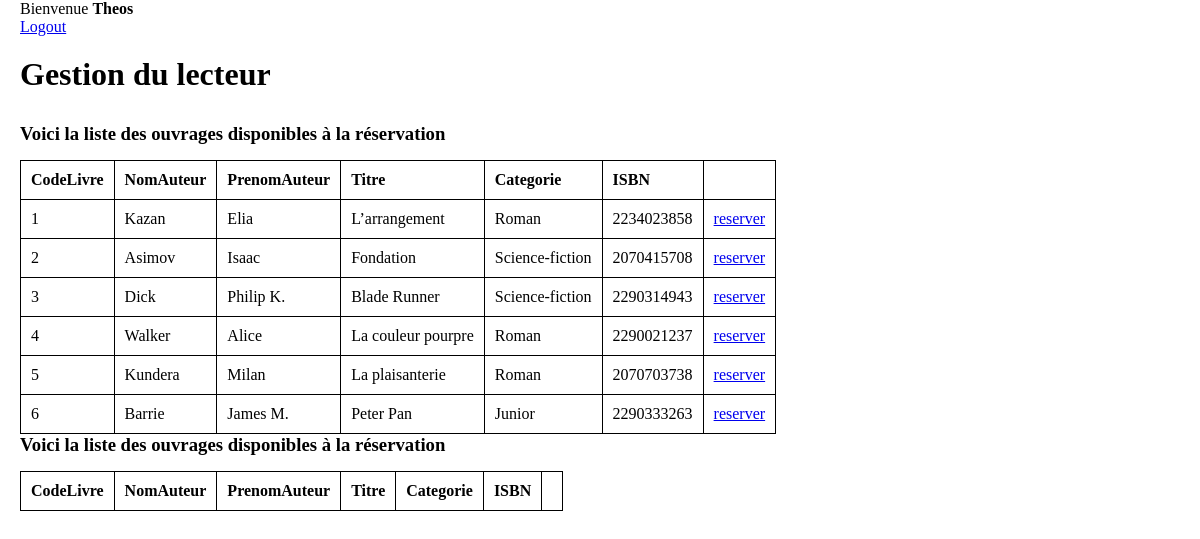
Page /index.php?login=success (signed in) on the committed database.
### tables this page shows
CREATE TABLE IF NOT EXISTS `livres` (
  `livcode` int(16) NOT NULL AUTO_INCREMENT,
  `livnomaut` char(255) DEFAULT NULL,
  `livprenomaut` char(255) DEFAULT NULL,
  `livtitre` char(255) DEFAULT NULL,
  `livcategorie` char(255) DEFAULT NULL,
  `livISBN` char(255) DEFAULT NULL,
  `livdejareserve` tinyint(1) NOT NULL DEFAULT '0',
  PRIMARY KEY (`livcode`)
);

### index.php (the view, shortened to what this page needs)
<?php
    require 'include/dbh.inc.php';
    $nom = $_SESSION["lecteur_nom"];
    if (isset($_GET["login"])) {
        if($_GET["login"] == "success") {
            echo "<p>Bienvenue <b>" . $nom . "</b></p>";
        }
    }
?>
<link rel="stylesheet" type="text/css" href="css/style.css">
<a href="include/logout.inc.php">Logout</a>
<h1>Gestion du lecteur</h1>
<h3>Voici la liste des ouvrages disponibles à la réservation</h3>
    <table>
        <tr>
            <th>CodeLivre</th>
            <th>NomAuteur</th>
            <th>PrenomAuteur</th>
            <th>Titre</th>
            <th>Categorie</th>
            <th>ISBN</th>
            <th></th>
        </tr>
    <?php
    $sql = "SELECT * FROM livres WHERE livdejareserve = 0";
    $result = mysqli_query($conn, $sql) or die("query to select livres non reserve failed");
    while($row = mysqli_fetch_assoc($result)) {
        echo "  <tr>
                    <td>" . $row["livcode"] . "</td>
                    <td>" . $row["livnomaut"] . "</td>
                    <td>" . $row["livprenomaut"] . "</td>
                    <td>" . $row["livtitre"] . "</td>
                    <td>" . $row["livcategorie"] . "</td>
                    <td>" . $row["livISBN"] . "</td>
                    <td><a href='pages/reserverUnLivre.php?livcode=". $row["livcode"] ."'>reserver</a></td>
                </tr>";
    }
    ?>
    </table>
    <h3>Voici la liste des ouvrages disponibles à la réservation</h3>
    <table>
        <tr>
            <th>CodeLivre</th>
            <th>NomAuteur</th>
            <th>PrenomAuteur</th>
            <th>Titre</th>
            <th>Categorie</th>
            <th>ISBN</th>
            <th></th>
        </tr>
    </table>

### css/style.css (style rules this page uses)
* { margin: 0; padding: 0; }
h1, h2 { margin-top: 20px; margin-bottom: 30px; }
p { display: table-row; }

### index.php (style rules this page uses)
table, th, td { border: 1px solid black; border-collapse: collapse; }
th, td { text-align: left; padding: 10px; }
h3 { margin-bottom: 15px; }

### rows in the picture
livres: livcode "1", livnomaut "Kazan", livprenomaut "Elia", livtitre "L’arrangement", livcategorie "Roman", livISBN "2234023858"
livres: livcode "2", livnomaut "Asimov", livprenomaut "Isaac", livtitre "Fondation", livcategorie "Science-fiction", livISBN "2070415708"
livres: livcode "3", livnomaut "Dick", livprenomaut "Philip K.", livtitre "Blade Runner", livcategorie "Science-fiction", livISBN "2290314943"
livres: livcode "4", livnomaut "Walker", livprenomaut "Alice", livtitre "La couleur pourpre", livcategorie "Roman", livISBN "2290021237"
livres: livcode "5", livnomaut "Kundera", livprenomaut "Milan", livtitre "La plaisanterie", livcategorie "Roman", livISBN "2070703738"
livres: livcode "6", livnomaut "Barrie", livprenomaut "James M.", livtitre "Peter Pan", livcategorie "Junior", livISBN "2290333263"

### other values in the picture
$nom "Theos"
